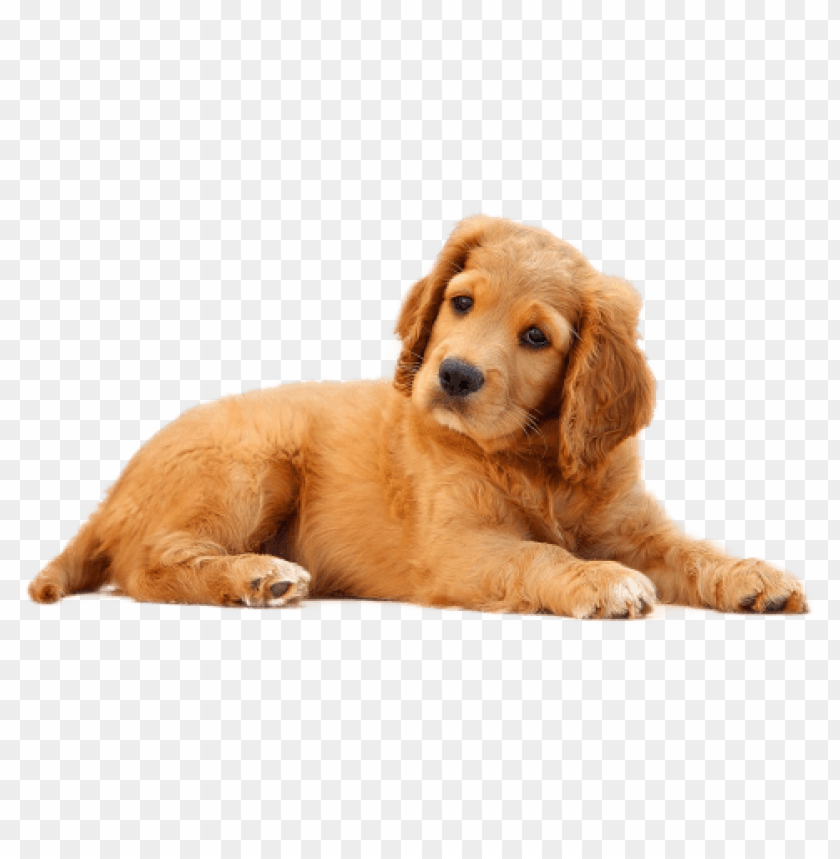
#> input picture Resources/dog.png, 840 x 859 px
$ python 3.py
#> lines starting #> are read from the running program, lines starting #| are printed output that depends on the picture
import cv2
import numpy as np

img = cv2.imread("Resources/dog.png")
#> img is the input picture: shape (859, 840, 3); mean B, G, R 206.9, 219.1, 233.6
print(img.shape)
#| (859, 840, 3)
imgResize = cv2.resize(img, (1000,1100))
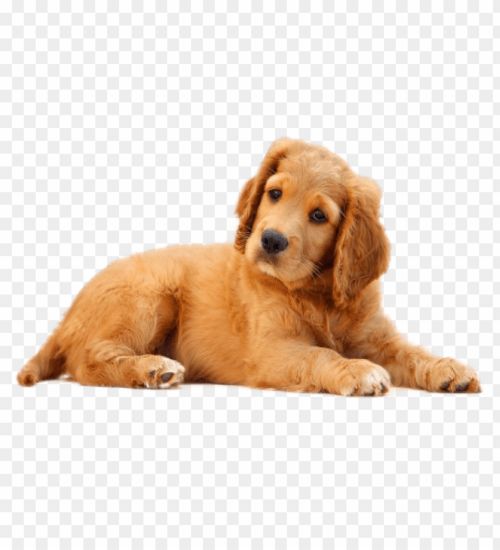
#> imgResize: shape (1100, 1000, 3) (shown at 1/2 size); mean B, G, R 206.9, 219, 233.5
imgCrop = img[0:300,200:600]
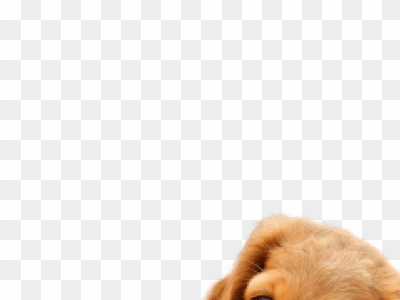
#> imgCrop: shape (300, 400, 3); mean B, G, R 231.7, 236.7, 242.3

cv2.imshow("Image", img)
cv2.imshow("Image resize", imgResize)
cv2.imshow("Image cropped", imgCrop)
cv2.waitKey(0)

$ run again, with Resources/shapes.png copied over Resources/dog.png
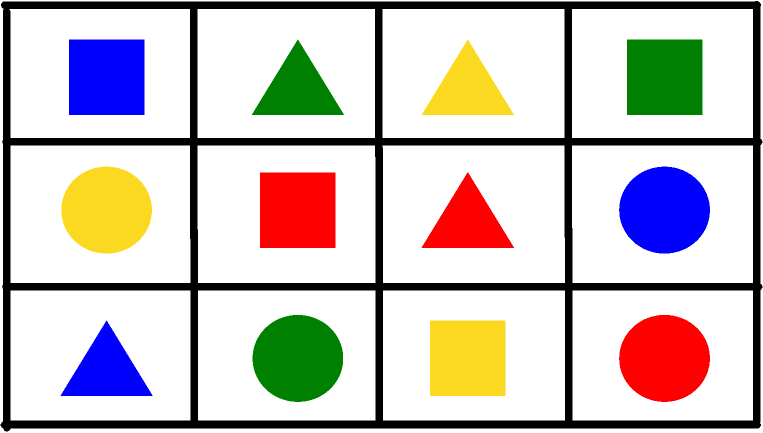
#> input picture Resources/shapes.png, 1526 x 865 px (shown at 1/2 size)
#> img is the input picture: shape (865, 1526, 3); mean B, G, R 191.4, 194.1, 201.6
#| (865, 1526, 3)
#> `imgResize = cv2.resize(img, (1000,1100))`:
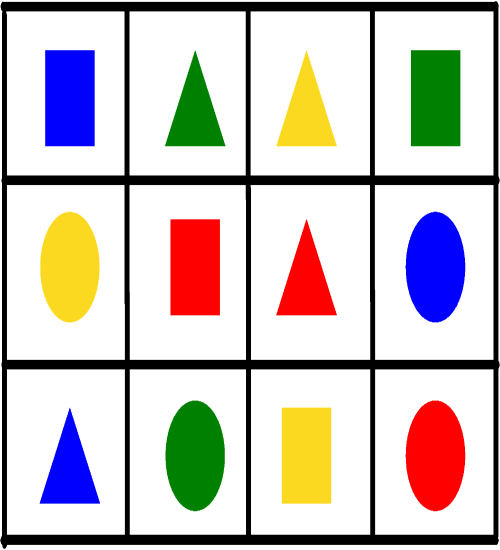
#> imgResize: shape (1100, 1000, 3) (shown at 1/2 size); mean B, G, R 191.3, 194.1, 201.6
#> `imgCrop = img[0:300,200:600]`:
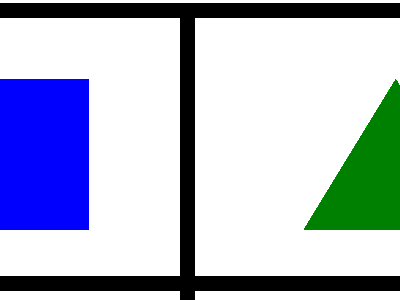
#> imgCrop: shape (300, 400, 3); mean B, G, R 204.8, 184.4, 176.2

$ run again, with Resources/shapes2.png copied over Resources/dog.png
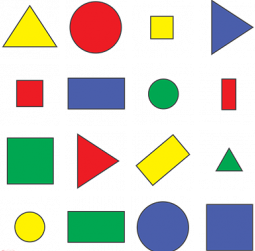
#> input picture Resources/shapes2.png, 255 x 251 px
#> img is the input picture: shape (251, 255, 3); mean B, G, R 199.9, 209.9, 209.7
#| (251, 255, 3)
#> `imgResize = cv2.resize(img, (1000,1100))`:
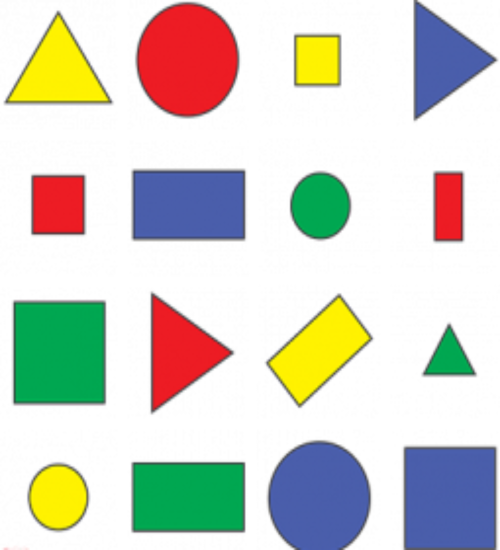
#> imgResize: shape (1100, 1000, 3) (shown at 1/2 size); mean B, G, R 199.9, 209.8, 209.6
#> `imgCrop = img[0:300,200:600]`:
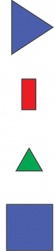
#> imgCrop: shape (251, 55, 3); mean B, G, R 219.8, 204, 202.3
